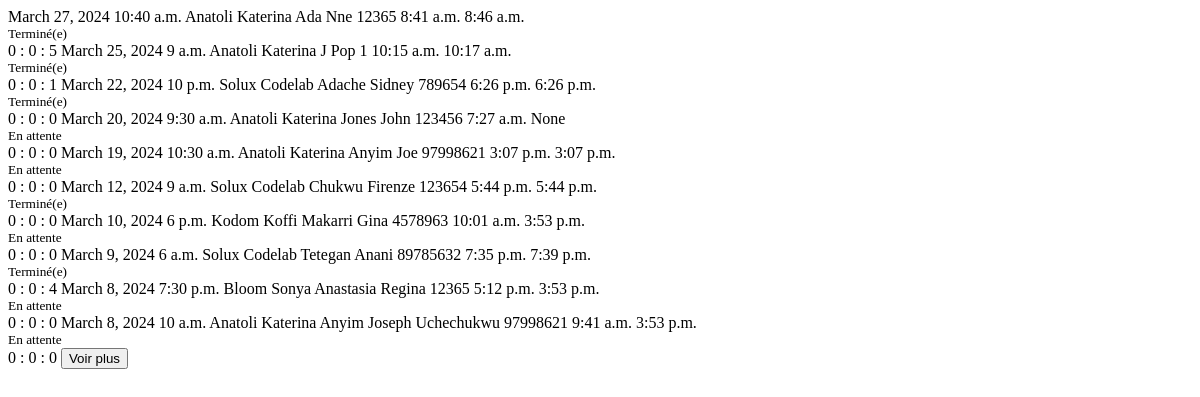
The page /appointments/table/ on the database as committed earlier.
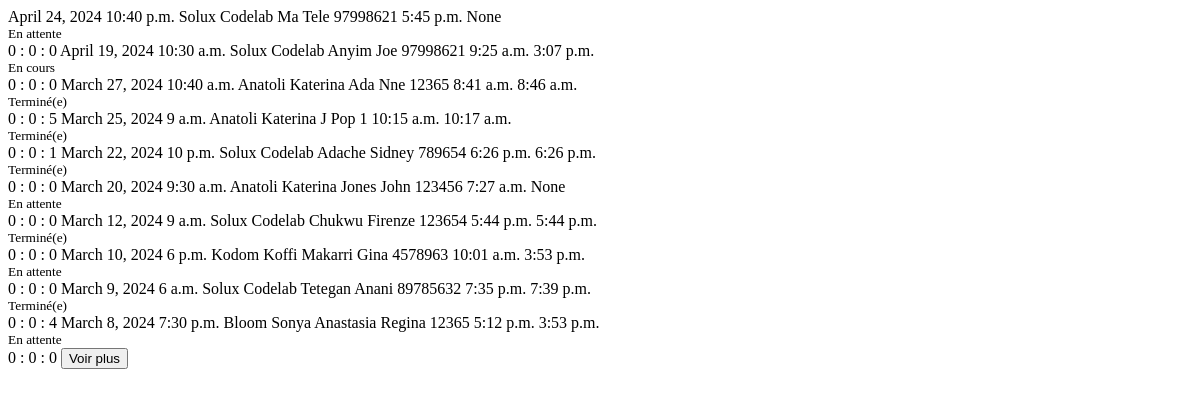
The same page on the database as committed later.
### base/models.py (models this page shows, shortened)
class Appointment(models.Model):
    host = models.ForeignKey(CustomUser, on_delete=models.CASCADE)
    first_name = models.CharField(max_length=255)
    last_name = models.CharField(max_length=255)
    email = models.EmailField(max_length=255, null=True, blank=True)
    phone = models.CharField(max_length=255, blank=True, null=True)
    observations = models.TextField(blank=True, null=True)
    sex = models.CharField(max_length=50, choices=genders)
    context = models.CharField(
        max_length=50, choices=context_types, default='professional')
    nationality = models.CharField(
        max_length=255, default='', null=True, blank=True)
    date = models.DateField(default=date.today)
    time = models.TimeField()
    started_at = models.TimeField(default=timezone.now)
    ended_at = models.TimeField(null=True, blank=True)
    departed_at = models.TimeField(null=True, blank=True)
    id_document = models.CharField(
        max_length=50, choices=id_types, null=True, blank=True)
    id_number = models.CharField(max_length=50, null=True, blank=True)
    status = models.ForeignKey(Status, default=1, on_delete=models.CASCADE)
    is_accepted = models.BooleanField(default=False)
    is_cancelled = models.BooleanField(default=False)
    is_finished = models.BooleanField(default=False)
    is_missed = models.BooleanField(default=False)
    is_vip = models.BooleanField(default=False)
    signature = models.ImageField(
        upload_to='signatures/', null=True, blank=True)

### accounts/models.py (models this page shows, shortened)
class CustomUser(AbstractBaseUser, PermissionsMixin):
    email = models.EmailField(db_index=True, unique=True, max_length=255)
    username = models.CharField(
        max_length=255, unique=True, blank=True, null=True)
    first_name = models.CharField(max_length=255)
    last_name = models.CharField(max_length=255)
    address = models.CharField(max_length=255, blank=True, null=True)
    phone = PhoneNumberField(unique=True, blank=True, null=True)
    role = models.ForeignKey(
        Role, on_delete=models.CASCADE, blank=True, null=True,)
    image = models.ImageField(blank=True, null=True, upload_to='users')
    is_active = models.BooleanField(default=True)
    is_staff = models.BooleanField(default=False)
    is_superuser = models.BooleanField(default=False)
    objects = CustomUserManager()
    USERNAME_FIELD = 'email'
    REQUIRED_FIELDS = []

### base/views.py (the view)
# urls.py: path('appointments/table/', appointments_table, name='appointments_table'),
def appointments_table(req):
    user = req.user
    appointments = Appointment.objects.all().order_by('-date', '-time')
    objects = paginate_objects(req, appointments)
    context = {'objects': objects}
    return render(req, 'base/partials/appointments/table.html', context)

### base/templatetags/base_tags.py (called while the page is built)
@register.filter
def get_appt_duration(pk):
    appt = Appointment.objects.get(id=pk)
    if appt.status.id == 3:
        start_time = appt.started_at
        end_time = appt.ended_at
        fixed_date = datetime.today().date()
        accepted_datetime = datetime.combine(fixed_date, start_time)
        departed_datetime = datetime.combine(fixed_date, end_time)
        duration_seconds = (departed_datetime -
                            accepted_datetime).total_seconds()
        days, remainder = divmod(duration_seconds, 86400)
        hours, remainder = divmod(remainder, 3600)
        minutes, seconds = divmod(remainder, 60)
        duration = {
            'days': int(days),
            'hours': int(hours),
            'minutes': int(minutes),
        }
    else:
        duration = {
            'days': 0,
            'hours': 0,
            'minutes': 0,
        }
    return duration

### base/views.py (called while the page is built)
def paginate_objects(req, obj_list, obj_count=10):
    paginator = Paginator(obj_list, obj_count)
    page_number = req.GET.get('page', 1)
    objects = paginator.get_page(page_number)
    return objects

### base/templates/base/partials/appointments/table.html
{% load base_tags %}
{% if not objects %}
<tr
  class="p-4 flex-col justify-center items-center text-center text-black mx-auto"
>
  <td colspan="10" class="text-center">
    <i class="mt-4 fa-solid fa-folder-open text-gray-300 text-7xl"></i>
    <p
      class="mt-2 mb-4 px-4 py-2 w-fit bg-gray-200 rounded-lg text-sm text-center mx-auto"
    >
      Aucun rendez-vous disponible
    </p>
  </td>
</tr>
{% else %}
{% for obj in objects %}
<tr
  class="text-gray-600 border text-sm hover:bg-white hover:text-black transition-all duration-50"
>
  <td class="p-3">{{obj.date}}</td>
  <td class="p-3">{{obj.time}}</td>
  <td class="p-3">{{obj.host.last_name}} {{obj.host.first_name}}</td>
  <td class="p-3">{{obj.last_name}}</td>
  <td class="p-3">{{obj.first_name}}</td>
  <td class="p-3">{{obj.phone}}</td>
  <td class="p-3">{{obj.started_at}}</td>
  <td class="p-3">{{obj.ended_at}}</td>
  <td class=" text-center">{% include 'base/components/status_badge.html' %}</td>
  {% with duration=obj.id|get_appt_duration %}
  <td class="p-3">{{ duration.days }} : {{ duration.hours }} : {{ duration.minutes }}</td>
  {% endwith %}
</tr>
{% endfor %}
{% if objects.has_next %}
<tr id="more_appointments" class="load_more_appointments bg-white">
  <td colspan="10" class="text-center">
    <button
      hx-get="{% url 'appointments_table' %}?page={{objects.next_page_number}}"
      hx-target=".load_more_appointments"
      hx-swap="outerHTML"
      class="w-fit my-4 px-4 py-2 text-sm text-black border border-purple-400 bg-purple-100 hover:bg-purple-300 rounded-lg transition duration-200 ease-in"
    >
      Voir plus
    </button>
  </td>
</tr>
{% endif %}
{% endif %}

### base/templates/base/components/status_badge.html (shortened to what this page needs)
{% if not curr_obj %}
<div class="obj_status{{obj.id}} text-black text:xs lg:text-xs">
  {% if obj.status.id == 1 %}
  <span class="px-3 py-1 bg-purple-200 rounded-md group">
    <small class="hidden group-hover:inline ml-2 text-[0.7rem]">
      En attente
    </small>
  </span>
  {% elif obj.status.id == 2 %}
  <span class="px-3 py-1 bg-amber-200 rounded-md group">
    <small class="hidden group-hover:inline ml-2 text-[0.7rem]">
      En cours
    </small>
  </span>
  {% elif obj.status.id == 3 %}
  <span class="px-3 py-1 bg-green-200 rounded-md group">
    <small class="hidden group-hover:inline ml-2 text-[0.7rem]">
      Terminé(e)
    </small>
  </span>
  {% endif %}
</div>
{% endif %}

Rows that differ between the two databases and show on the page:
no longer on this page (row unchanged): Appointment: date "March 8, 2024", time "10 a.m.", host.last_name "Anatoli", host.first_name "Katerina", last_name "Anyim", first_name "Joseph Uchechukwu", phone "97998621", started_at "9:41 a.m.", ended_at "3:53 p.m.", shows "En attente", days "0", hours "0", minutes "0"
added Appointment: date "April 24, 2024", time "10:40 p.m.", host.last_name "Solux", host.first_name "Codelab", last_name "Ma", first_name "Tele", phone "97998621", started_at "5:45 p.m.", ended_at "None", shows "En attente", days "0", hours "0", minutes "0"
changed Appointment "Anyim": date "March 19, 2024" → "April 19, 2024"; host.last_name "Anatoli" → "Solux"; host.first_name "Katerina" → "Codelab"; started_at "3:07 p.m." → "9:25 a.m."; status_id "En attente" → "En cours"; moves up the list
